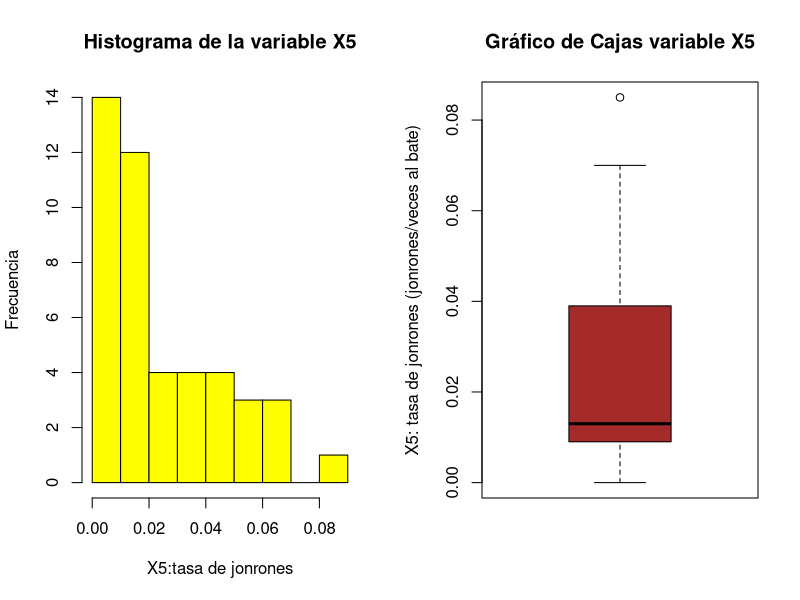
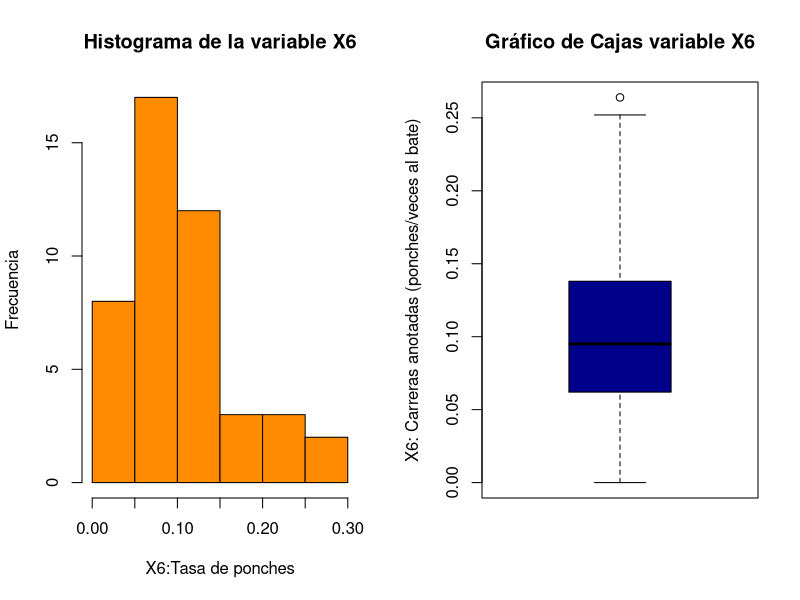

Write R code to recreate these figures, in order.
## ---- chunk 1
# Inicializamos la librería que permite leer archivos xlsx
install.packages('readxl')
library(readxl)
# Asignamos a una variable la información almacenada en el archivo
Baseball <- read_excel("Baseball.xlsx")
# Mostramos las primeras 5 entradas
head(Baseball, n=5)
## ---- chunk 2
class(Baseball)
## ---- chunk 3
str(Baseball)
## ---- chunk 4
X5<- Baseball$X5
X6<- Baseball$X6
## ---- chunk 5
# Minimo 
minimo <- c(min(X5),min(X6))
# Media
media <- c(mean(X5), mean(X6))
# Mediana
mediana<- c(median(X5), median(X6))
# Cuartile 1: 25%
q1 <- c(quantile(X5,0.25), quantile(X6,0.25))
# Cuartile 3: 75%
q3 <- c(quantile(X5,0.75), quantile(X6,0.75))
# Maximo 
maximo <- c(max(X6),max(X6))
# Rango Intercuartile 
ric <- c(IQR(X5), IQR(X6))
# Varianza 
varianza <- c(var(X5), var(X6))
# Desviación estándar
stad <- c(sd(X5), sd(X6))
# Coeficiente de variación
coef_var <-  stad/media 
## ---- chunk 6
# Unimos los valores obtenidos
estadisticos <- cbind(round(minimo, digits=4),round(q1, digits = 4), round(media, digits=4),
                      round(mediana,digits=4),round(q3, digits=4), round(maximo, digits=4),
                      round(ric, digits=4),round(varianza, digits=4), round(stad, digits=4),
                      round(coef_var, digits=4))
# Definimos los nombres de las columnas y filas
rownames(estadisticos) <- c("X5", "X6") 
colnames(estadisticos) <- c("Minimo", "25%", "Media", "Mediana / 50" ,"75%", "Máximo", "RIC",
                            "Varianza", "Desv. Estándar","Coef. Variación")
# Mostramos el arreglo
estadisticos
## ---- chunk 7
par(mfrow=c(1,2))
hist(X5, main = "Histograma de la variable X5", ylab = "Frecuencia", xlab = "X5:tasa de jonrones", 
     col="Yellow")
boxplot(X5, main = "Gráfico de Cajas variable X5", 
        ylab="X5: tasa de jonrones (jonrones/veces al bate)", col="Brown ")
## ---- chunk 8
par(mfrow=c(1,2))
hist(X6, main = "Histograma de la variable X6", ylab = "Frecuencia", xlab = "X6:Tasa de ponches", 
     col="darkorange")
boxplot(X6, main = "Gráfico de Cajas variable X6", 
        ylab="X6: Carreras anotadas (ponches/veces al bate)", col="darkblue")
